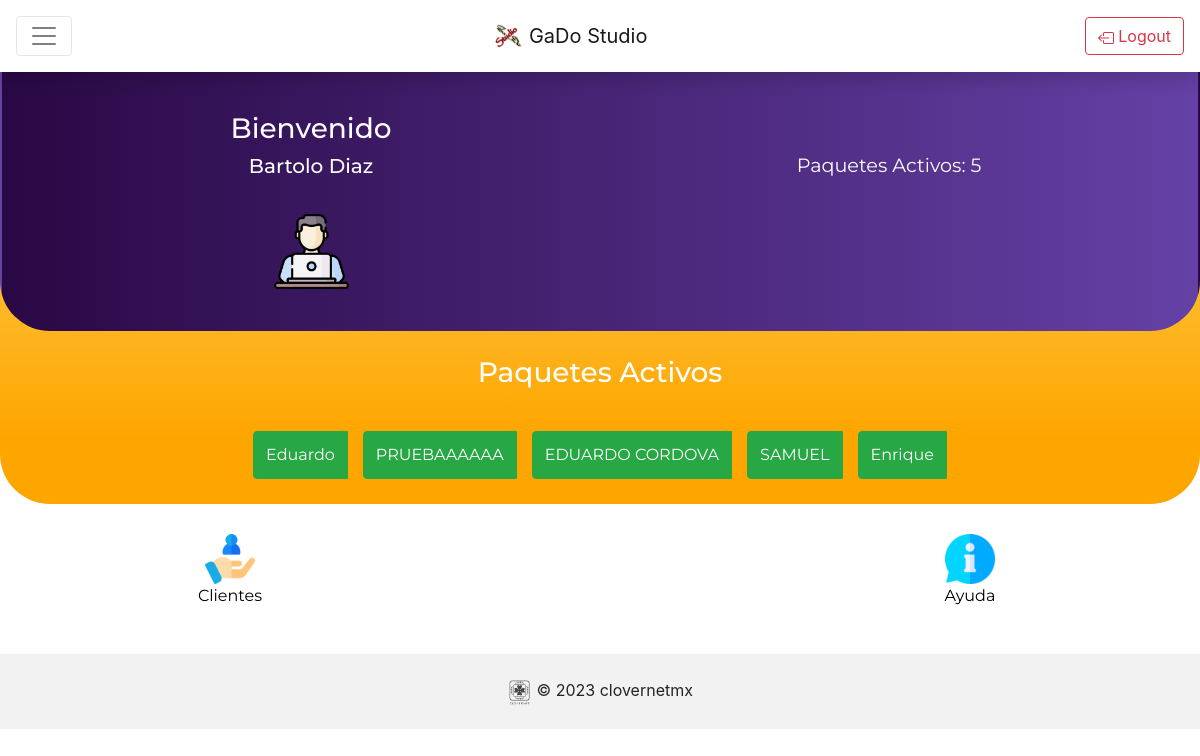
/private/views/mainMaster.php (signed in), run on an earlier commit of the app's database.
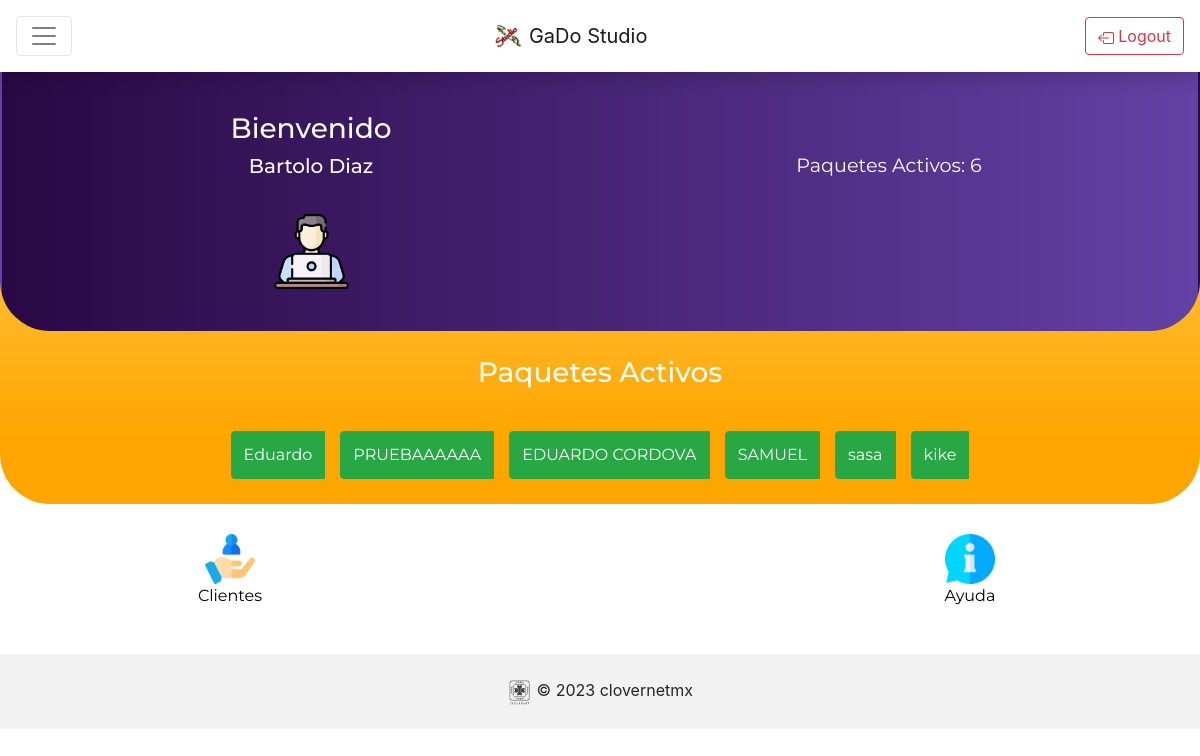
And on a later commit of the database.
### tables this page shows
CREATE TABLE `users` (
  `id_user` int(11) NOT NULL,
  `user_name` varchar(200) NOT NULL,
  `password` varchar(200) NOT NULL,
  `name` varchar(200) NOT NULL,
  `package` varchar(200) NOT NULL,
  `current_pages` int(11) DEFAULT NULL,
  `total_pages` int(11) DEFAULT NULL,
  `address` varchar(200) NOT NULL,
  `created_at` date NOT NULL,
  `user_rol` int(11) NOT NULL
);

### private/views/mainMaster.php (the view, shortened to what this page needs)
<?php
$varsesion = $_SESSION['usuario'];
include("../code/config.php");
$sql = "SELECT * FROM users WHERE name LIKE '%$varsesion'";
$resultado = mysqli_query($link, $sql);
$filas = mysqli_fetch_array($resultado);
if ($filas['user_rol'] == 1) {
?>
  <!DOCTYPE html>
  <html lang="en">
  <head>
    <link rel="stylesheet" href="../../private/styles/style.css">
    <link rel="stylesheet" href="https://cdn.jsdelivr.net/npm/bootstrap@4.3.1/dist/css/bootstrap.min.css">
    <link rel="stylesheet" href="https://cdn.jsdelivr.net/npm/bootstrap@4.3.1/dist/css/bootstrap.min.css">
  </head>
  <body>
    <div class="pos-f-t">
      <nav class="navbar navbar-light bg-light shadow p-3 mb-5 bg-white scale-in-ver-bottom">
        <button class="navbar-toggler" type="button" data-toggle="collapse" data-target="#navbarToggleExternalContent" aria-controls="navbarToggleExternalContent" aria-expanded="false" aria-label="Toggle navigation">
          <span class="navbar-toggler-icon"></span>
        </button>
        <a class="navbar-brand" href="mainMaster.php">
          <img src="../../public/img/icons/Logo.png" width="30" height="30" class="align-top justify-content-center" alt="">
          GaDo Studio
        </a>
        <a href="../../public/cerrar_sesion.php" class="btn btn-outline-danger" type="submit"> Logout</a>
      </nav>
    </div>
    <div class="float-child1 swing-in-top-fwd2">
      <div class="green">
        <div class="intern1 tracking-in-expand">
          <h3>Bienvenido</h3>
          <h5><?php echo htmlspecialchars($_SESSION["usuario"]); ?></h5><br>
          <img src="../../public/img/icons/MasterIcon.png" alt="" width="75px" height="75px">
        </div>
        <div class="intern2 tracking-in-expand">
          <br>
          <?php
          $sql2 = "SELECT * FROM users WHERE user_rol='2'";
          $num_pack = mysqli_query($link, $sql2);
          while ($filas = mysqli_fetch_assoc($num_pack)) {
            $PA = $PA + 1;
          }
          ?>
          <p>Paquetes Activos: <?php echo $PA ?></p><br>
        </div>
      </div>
    </div>
    <div class="float-child2 swing-in-top-fwd">
      <div class="blue tracking-in-contract-bck">
        <h3>Paquetes Activos</h3><br>
        <?php
        $sql3 = "SELECT * FROM users WHERE user_rol='2'";
        $num_activos = mysqli_query($link, $sql3);
        while ($name_school = mysqli_fetch_assoc($num_activos)) {
        ?>
          <div class="btn-group">
            <button type="button" class="btn btn-success" style="margin: 5px;"><?php echo $name_school['name'] ?></button>
              <br><br>
          </div>
        <?php
        }
        ?>
      </div>
    </div>
    <div class="float-child3">
      <div class="container">
        <div class="intern3 scale-in-center">
          <a href="clientsPage.php"><img src="../../public/img/icons/ClientesIcon.png" alt="" width="50px" height="50px"></a>
          <p style="color: black;">Clientes</p>
        </div>
        <div class="intern5 scale-in-center">
          <a href="faq.php"><img src="../../public/img/icons/Ayudaicon.png" alt="" width="50px" height="50px"></a>
          <p style="color: black;">Ayuda</p>
        </div>
      </div>
    </div>
  </body onload="deshabilitaRetroceso()">
    <div class="text-center p-4" style="background-color: rgba(0, 0, 0, 0.05);">
      <img src="../../public/img/icons/CloverNetLogoGray.png" alt="" width="25px" height="25px">
      © <script src="../../private/code/copyrightyear.js"></script>
      <a class="text-reset fw-bold" href="#" target="_blank">clovernetmx</a>
    </div>
  </html>
<?php
} else {
  session_start();
  session_destroy();
  header("location:../../public/index.php");
}
?>

What changed in the data, as far as the page shows it:
removed users: name "Enrique"
added users: name "sasa"
added users: name "kike"
Also different on the page:
$PA: "5" → "6"
